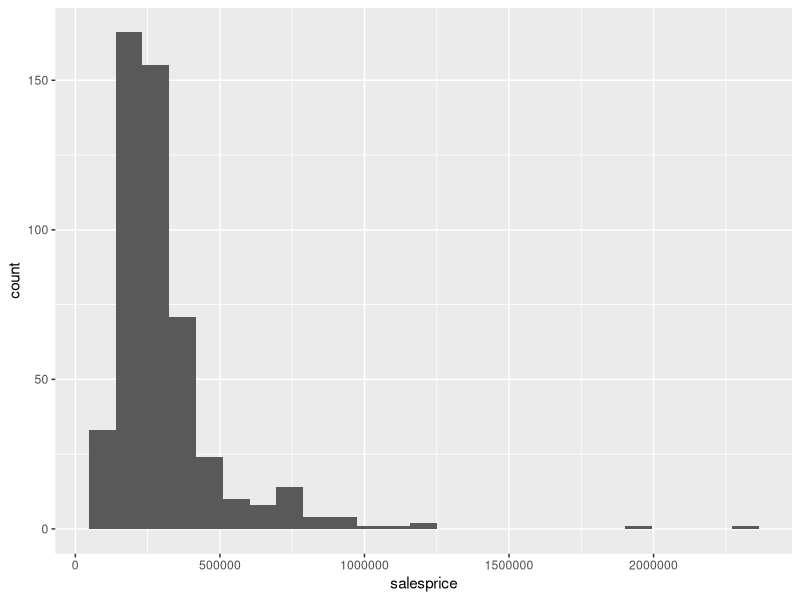
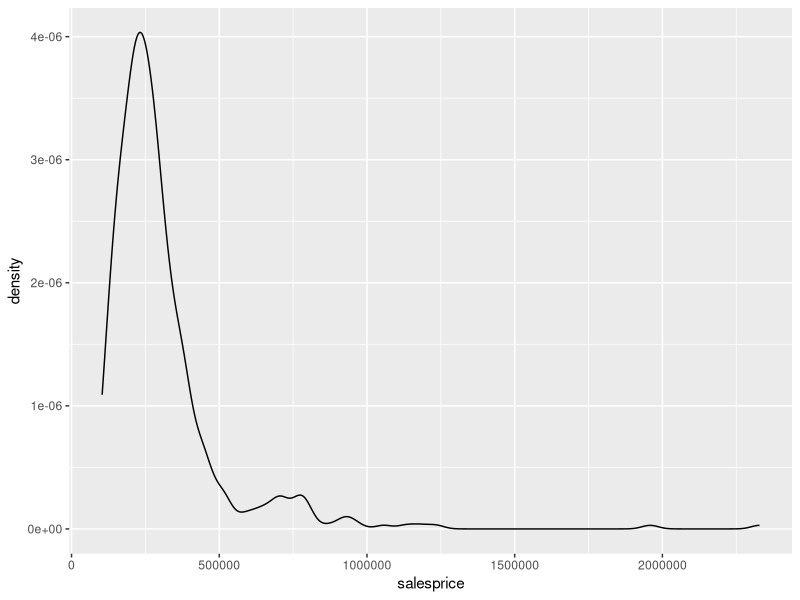
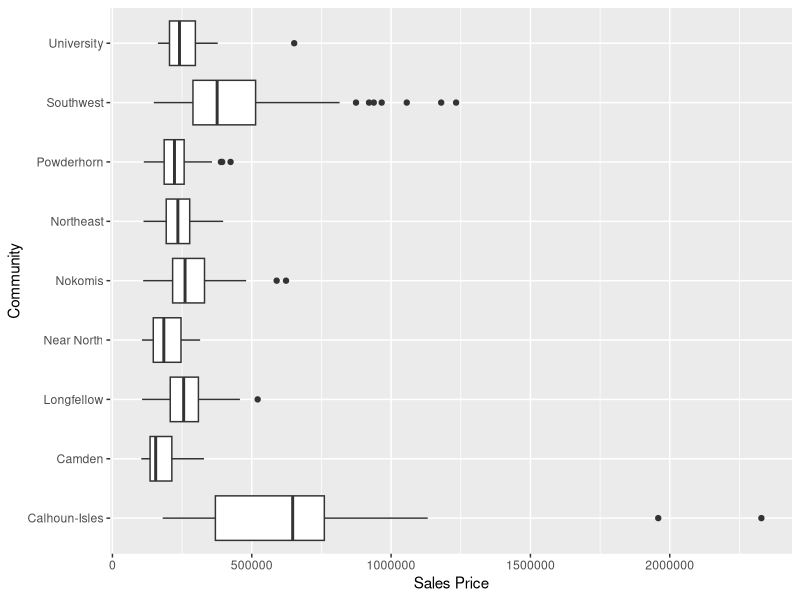
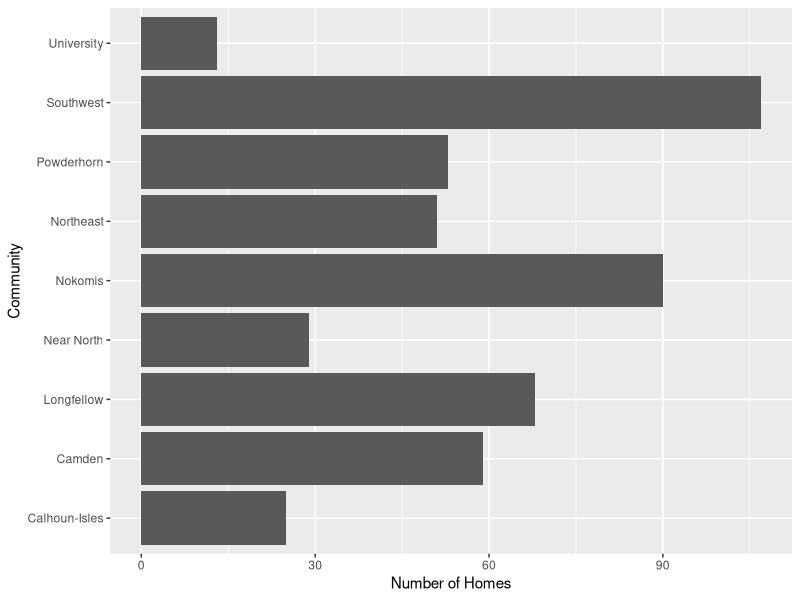
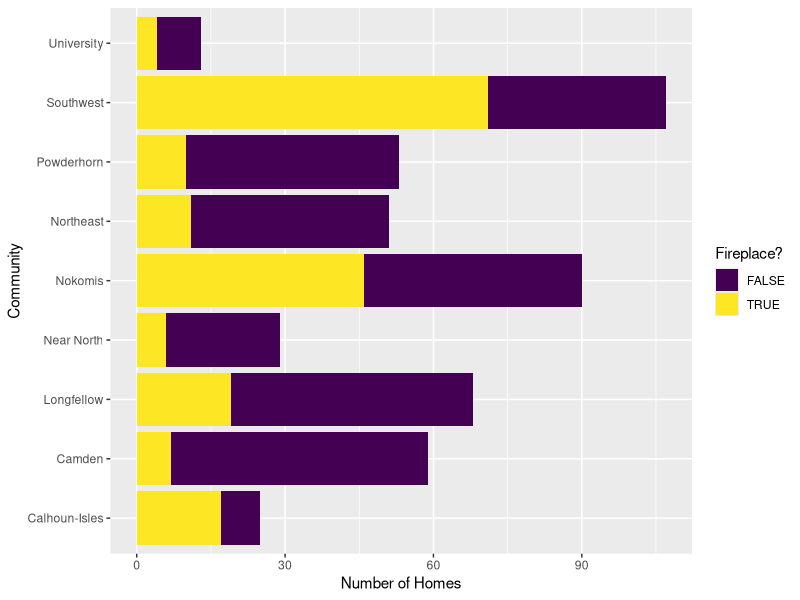
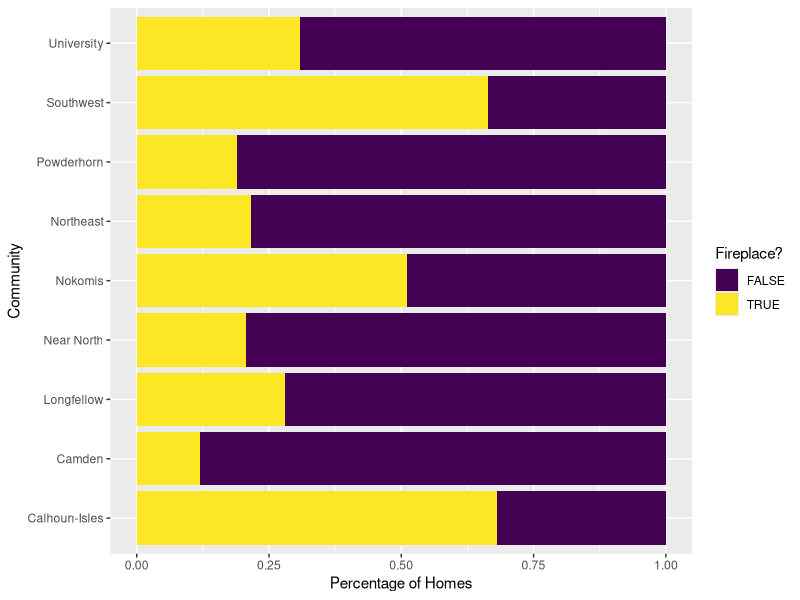
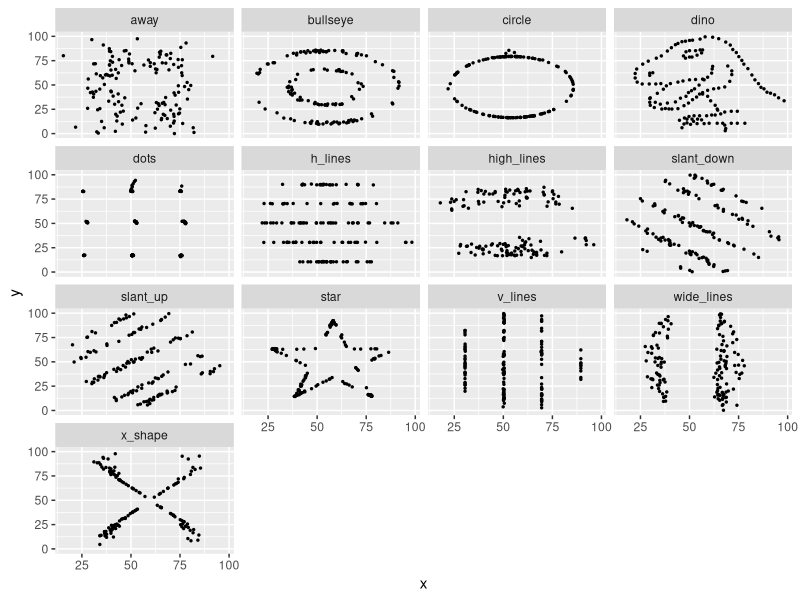
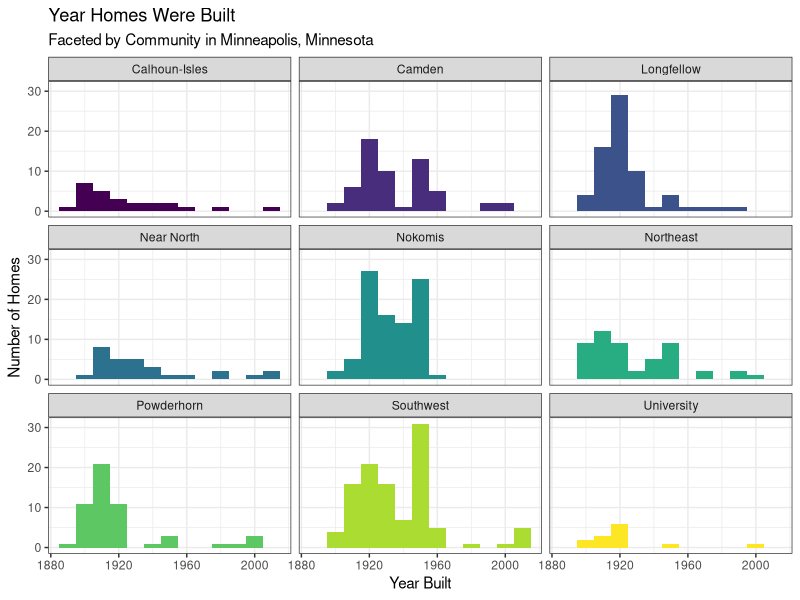

Source code (R) for these figures, in order:
## ---- chunk 1
library(tidyverse)
## ---- chunk 2
mn_homes <- read_csv("mn_homes.csv")
## ---- chunk 3
glimpse(mn_homes$community)
glimpse(mn_homes$area)
glimpse(mn_homes$beds)
## ---- chunk 4
summary(mn_homes$beds)
## ---- chunk 5
ggplot(data = mn_homes, 
       mapping = aes(x = salesprice)) + 
   geom_histogram(bins = 25)
## ---- chunk 6
ggplot(data = mn_homes, 
       mapping = aes(x = salesprice)) + 
   geom_density()
## ---- chunk 7
ggplot(data = mn_homes, 
       mapping = aes(x = community, y = salesprice)) + 
       geom_boxplot() + coord_flip() + 
       labs(main= "Sales Price by Community", x= "Community", y="Sales Price")
## ---- chunk 8
ggplot(data = mn_homes) + 
  geom_bar(mapping = aes(x = community)) + coord_flip() + 
  labs(main= "Homes by Community", x= "Community", y="Number of Homes")
## ---- chunk 9
library(viridis)
ggplot(data = mn_homes, mapping = aes(x = community, fill = fireplace)) + 
  geom_bar() +
  coord_flip() + 
  scale_fill_viridis(discrete=TRUE, option = "D", name="Fireplace?") +
  labs(main= "Fireplaces by Community", x= "Community", y="Number of Homes")
## ---- chunk 10
ggplot(data = mn_homes, mapping = aes(x = community, fill = fireplace)) + 
  geom_bar(position = "fill") + coord_flip() + 
  scale_fill_viridis(discrete=TRUE, option = "D", name="Fireplace?") +
  labs(main= "Percentage of Homes with a Fireplace by Community", x=
  "Community", y="Percentage of Homes")
## ---- chunk 11
datasaurus_dozen <- read_csv("datasaurus_dozen.csv")
## ---- chunk 12
glimpse(datasaurus_dozen)
## ---- chunk 13
datasaurus_dozen %>% 
   group_by(dataset) %>%
   summarize(r = cor(x, y), 
             mean_y = mean(y),
             mean_x = mean(x),
             sd_x = sd(x),
             sd_y = sd(y))
## ---- chunk 14
ggplot(data = datasaurus_dozen, 
       mapping = aes(x = x, y = y)) + 
   geom_point(size = .5) + 
   facet_wrap( ~ dataset)
## ---- chunk 15
ggplot(data = mn_homes, mapping = aes(x = yearbuilt, fill = community)) +
  geom_histogram(binwidth = 10) +
  facet_wrap(~ community) +
  labs(x = "Year Built", 
       y = "Number of Homes",
      title = "Year Homes Were Built", 
      subtitle = "Faceted by Community in Minneapolis, Minnesota")+
  scale_fill_viridis(discrete = TRUE, guide="none")+
  theme_bw()
## ---- chunk 16
library(ggridges)

ggplot(mn_homes, aes(x = yearbuilt, y = community, fill = community)) +
  geom_density_ridges(alpha = 0.3, color = "black", lwd = 1) +
  scale_fill_viridis(discrete = TRUE, guide = "none") +
  theme_bw() +
  labs(x = "Year Built", y = "Community", title = "Year Homes Were Built",
       subtitle = "Sorted by Community in Minneapolis, Minnesota")
## ---- chunk 17
ggplot(mn_homes, aes(x = yearbuilt, y = community, fill = community,
                     height = stat(density))) +
  geom_density_ridges(stat = "binline", binwidth = 5, scale = 0.99,
                      draw_baseline = FALSE, alpha = 0.3, color = "black",
                      lwd = 1) +
  scale_fill_viridis(discrete = TRUE, guide = "none") +
  labs(x = "Year Built", y = "Community", title = "Year Homes Were Built",
       subtitle = "Sorted by Community in Minneapolis, Minnesota") +
  theme_bw()
